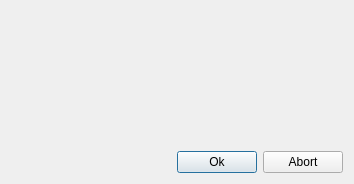
<?xml version="1.0" encoding="UTF-8"?>
<ui version="4.0">
 <class>SelectContextUi</class>
 <widget class="QDialog" name="SelectContextUi">
  <property name="geometry">
   <rect>
    <x>0</x>
    <y>0</y>
    <width>354</width>
    <height>184</height>
   </rect>
  </property>
  <property name="windowTitle">
   <string>Select Context</string>
  </property>
  <layout class="QVBoxLayout">
   <item>
    <widget class="Q3ListView" name="contextList">
     <column>
      <property name="text">
       <string>Id</string>
      </property>
      <property name="clickable">
       <bool>true</bool>
      </property>
      <property name="resizable">
       <bool>true</bool>
      </property>
     </column>
     <column>
      <property name="text">
       <string>Institute</string>
      </property>
      <property name="clickable">
       <bool>true</bool>
      </property>
      <property name="resizable">
       <bool>true</bool>
      </property>
     </column>
     <column>
      <property name="text">
       <string>User Id</string>
      </property>
      <property name="clickable">
       <bool>true</bool>
      </property>
      <property name="resizable">
       <bool>true</bool>
      </property>
     </column>
     <column>
      <property name="text">
       <string>Server</string>
      </property>
      <property name="clickable">
       <bool>true</bool>
      </property>
      <property name="resizable">
       <bool>true</bool>
      </property>
     </column>
    </widget>
   </item>
   <item>
    <layout class="QHBoxLayout">
     <item>
      <spacer name="spacer35">
       <property name="orientation">
        <enum>Qt::Horizontal</enum>
       </property>
       <property name="sizeType">
        <enum>QSizePolicy::Expanding</enum>
       </property>
       <property name="sizeHint" stdset="0">
        <size>
         <width>41</width>
         <height>20</height>
        </size>
       </property>
      </spacer>
     </item>
     <item>
      <widget class="QPushButton" name="okButton">
       <property name="text">
        <string>Ok</string>
       </property>
       <property name="default">
        <bool>true</bool>
       </property>
      </widget>
     </item>
     <item>
      <widget class="QPushButton" name="abortButton">
       <property name="text">
        <string>Abort</string>
       </property>
      </widget>
     </item>
    </layout>
   </item>
  </layout>
 </widget>
 <layoutdefault spacing="6" margin="11"/>
 <pixmapfunction>qPixmapFromMimeSource</pixmapfunction>
 <customwidgets>
  <customwidget>
   <class>Q3Frame</class>
   <extends>QFrame</extends>
   <header>Qt3Support/Q3Frame</header>
   <container>1</container>
  </customwidget>
  <customwidget>
   <class>Q3ListView</class>
   <extends>Q3Frame</extends>
   <header>q3listview.h</header>
  </customwidget>
 </customwidgets>
 <tabstops>
  <tabstop>contextList</tabstop>
  <tabstop>okButton</tabstop>
  <tabstop>abortButton</tabstop>
 </tabstops>
 <resources/>
 <connections/>
</ui>
